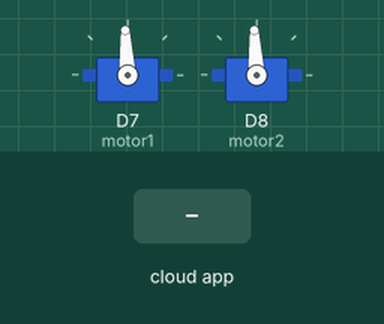
Bench run of a sketch on a simulated ESP8266 (NodeMCU). Shown: 2 × servo. The inputs (shaded band) are chosen by the test bench. The RemoteXY app is connected.

Above: at 1.2 s.
1.3 s: the phone or cloud app sets slider_01 to -100
At 2.4 s:
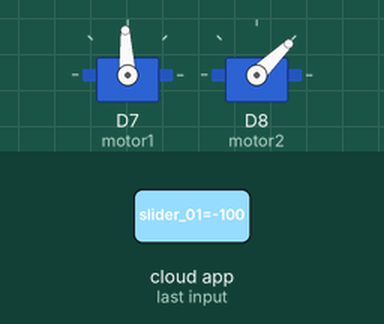
2.8 s: the phone or cloud app sets slider_02 to -100
At 3.5 s:
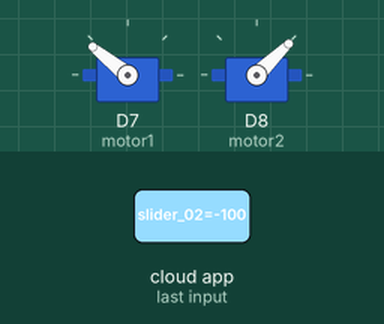
4.3 s: the phone or cloud app sets slider_01 to 0
At 4.6 s:
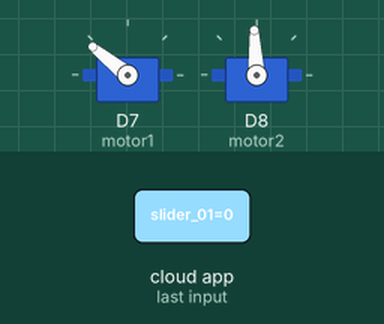
5.8 s: the phone or cloud app sets slider_02 to 100
At 7.0 s:
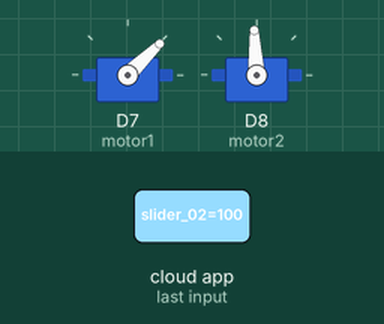
7.3 s: the phone or cloud app sets slider_01 to 100
At 8.1 s:
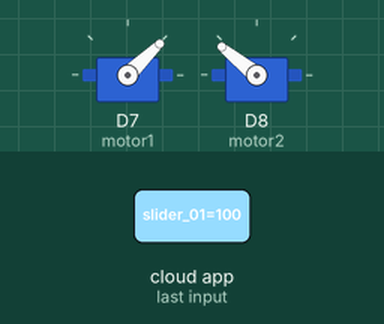
8.8 s: the phone or cloud app sets slider_02 to 0
At 9.2 s:
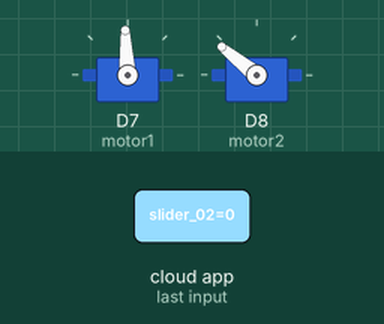
Timing chart, 0 to 11.3 s (numbered marks = the images above; inputs shaded):
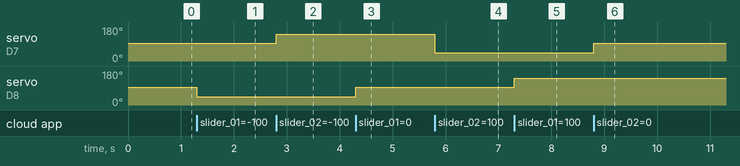

The sketch:

servowificoderemotexy.ino
```cpp
// (licence header left out)
//////////////////////////////////////////////
//        RemoteXY include library          //
//////////////////////////////////////////////

// you can enable debug logging to Serial at 115200
//#define REMOTEXY__DEBUGLOG

// RemoteXY select connection mode and include library
#define REMOTEXY_MODE__ESP8266WIFI_LIB_POINT
#include <ESP8266WiFi.h>


// RemoteXY connection settings
#define REMOTEXY_WIFI_SSID "RemoteXY"
#define REMOTEXY_WIFI_PASSWORD "12345678"
#define REMOTEXY_SERVER_PORT 6377


#include <RemoteXY.h>

// RemoteXY configurate
#pragma pack(push, 1)
uint8_t RemoteXY_CONF[] =   // 69 bytes
  { 255,2,0,0,0,62,0,17,0,0,0,31,2,106,200,200,84,1,1,4,
  0,4,11,56,12,36,19,244,25,106,48,2,26,4,11,232,13,252,157,245,
  25,106,48,2,26,129,232,14,71,29,10,1,7,12,36,76,0,129,0,7,
  16,29,181,3,8,12,36,82,0 };

// this structure defines all the variables and events of your control interface
struct {

    // input variables
  int8_t slider_01; // =-100..100 slider position
  int8_t slider_02; // =-100..100 slider position

    // other variable
  uint8_t connect_flag;  // =1 if wire connected, else =0

} RemoteXY;
#pragma pack(pop)

/////////////////////////////////////////////
//           END RemoteXY include          //
/////////////////////////////////////////////


#include<Servo.h>
Servo servo1;
Servo servo2;

 #define motor1 D7
 #define motor2 D8
 int servo1_pos = 90; // Initial position for servo1
int servo2_pos = 90; // Initial position for servo2


void setup()
{
  RemoteXY_Init ();
  servo2.attach(motor1);
  servo1.attach(motor2);
  RemoteXY.slider_01 = 0;
  RemoteXY.slider_02 = 0;

  // TODO you setup code

}

void loop()
{
  RemoteXY_Handler();

  // Map the slider values to servo speed
  int ms1 = map(RemoteXY.slider_01, -100, 100, 1000, 2000); // Adjust the range for speed reduction
  int ms2 = map(RemoteXY.slider_02, -100, 100, 2000, 1000); // Adjust the range for speed reduction

  servo1.writeMicroseconds(ms1);
  servo2.writeMicroseconds(ms2);


}
```

Measured:
- after the input at 1.3 s, servo on D8 (motor2): 93° → 44° at once
- after the input at 2.8 s, servo on D7 (motor1): 93° → 141° at once
- after the input at 4.3 s, servo on D8 (motor2): 44° → 93° at once
- after the input at 5.8 s, servo on D7 (motor1): 141° → 44° at once
- after the input at 7.3 s, servo on D8 (motor2): 93° → 141° at once
- after the input at 8.8 s, servo on D7 (motor1): 44° → 93° at once
